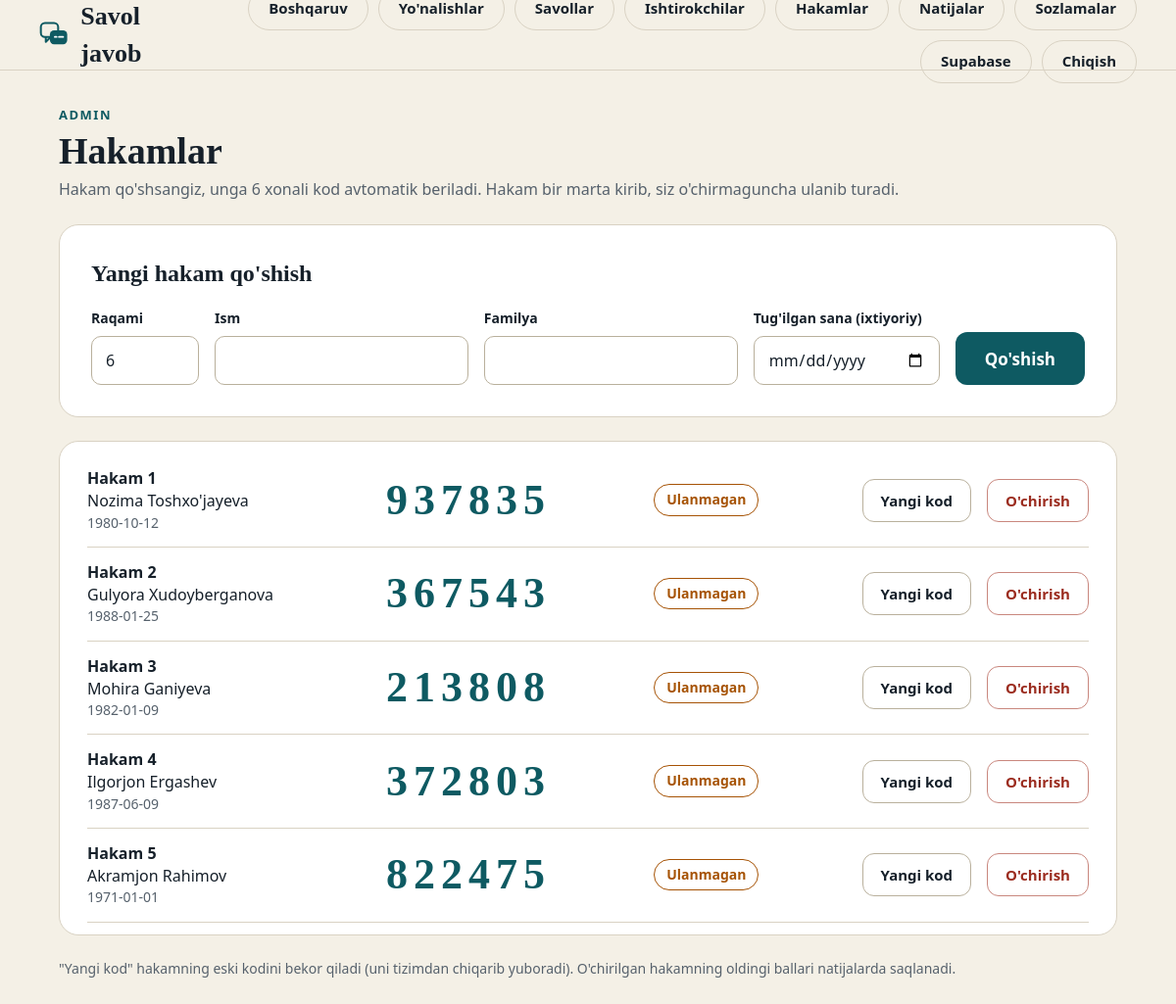
Screenshot of /admin/hakamlar (signed in) with the database file from the repository.
### tables this page shows
CREATE TABLE judges(
  id INTEGER PRIMARY KEY AUTOINCREMENT, num INTEGER UNIQUE, ism TEXT, familya TEXT,
  tugilgan TEXT, code TEXT UNIQUE, last_seen REAL DEFAULT 0);

### app.py (the view, shortened to what this page needs)
@app.route("/admin/hakamlar", methods=["GET", "POST"])
def admin_judges():
    admin_only()
    now = time.time()
    rows = [{"j": r, "online": now - (r["last_seen"] or 0) < 8}
            for r in q("SELECT * FROM judges ORDER BY num")]
    nxt = 1
    used = {r["j"]["num"] for r in rows}
    while nxt in used:
        nxt += 1
    return render_template("admin_judges.html", rows=rows, next_num=nxt)

### app.py (called while the page is built)
@app.context_processor
def _inject_use_pg():
    return {"use_pg": USE_PG}

def db():
    if "db" not in g:
        if USE_PG:
            g.db = PG_POOL.getconn()
        else:
            g.db = sqlite3.connect(DB_PATH, timeout=10)
            g.db.row_factory = sqlite3.Row
    return g.db

def q(sql, args=(), one=False):
    conn = db()
    if USE_PG:
        cur = conn.cursor(cursor_factory=psycopg2.extras.RealDictCursor)
        cur.execute(_adapt(sql), args)
        rows = cur.fetchall()
        cur.close()
    else:
        rows = conn.execute(sql, args).fetchall()
    return (rows[0] if rows else None) if one else rows

def admin_only():
    if not session.get("admin"):
        abort(redirect(url_for("admin_login")))

### templates/admin_judges.html (shortened to what this page needs)
{% extends "base.html" %}
{% block nav %}{% include "_admin_nav.html" %}{% endblock %}
{% block body %}
<div class="stack" style="gap:24px">
  <div><div class="eyebrow">Admin</div><h1 style="font-size:38px">Hakamlar</h1>
    <div class="muted">Hakam qo'shsangiz, unga 6 xonali kod avtomatik beriladi. Hakam bir marta kirib, siz o'chirmaguncha ulanib turadi.</div></div>
  <form method="post" class="card stack">
    <h2 style="font-size:24px">Yangi hakam qo'shish</h2>
    <div class="row" style="align-items:flex-end;flex-wrap:wrap">
      <div style="width:110px"><label for="num">Raqami</label><input id="num" name="num" type="number" min="1" value="{{ next_num }}" required></div>
      <div style="flex:1;min-width:160px"><label for="ism">Ism</label><input id="ism" name="ism" required></div>
      <div style="flex:1;min-width:160px"><label for="fam">Familya</label><input id="fam" name="familya" required></div>
      <div style="width:190px"><label for="tug">Tug'ilgan sana (ixtiyoriy)</label><input id="tug" name="tugilgan" type="date"></div>
      <button class="btn" type="submit">Qo'shish</button>
    </div>
  </form>
  <div class="card" style="padding:12px 28px">
    {% for x in rows %}{% set j = x.j %}
    <div class="row" style="justify-content:space-between;padding:14px 0;border-bottom:1px solid var(--line);flex-wrap:wrap">
      <div style="min-width:200px"><b>Hakam {{ j.num }}</b><div>{{ j.ism }} {{ j.familya }}</div>{% if j.tugilgan %}<div class="muted" style="font-size:14px">{{ j.tugilgan }}</div>{% endif %}</div>
      <span class="code">{{ j.code }}</span>
      <span class="badge {% if x.online %}ok{% else %}wait{% endif %}">{% if x.online %}Ulangan{% else %}Ulanmagan{% endif %}</span>
      <div class="row">
        <form method="post" action="{{ url_for('admin_judge_renew', jid=j.id) }}" onsubmit="return confirm('Hakam {{ j.num }} chiqarib yuboriladi va unga yangi kod beriladi. Davom etasizmi?')"><button class="btn ghost sm" type="submit">Yangi kod</button></form>
        <form method="post" action="{{ url_for('admin_judge_delete', jid=j.id) }}" onsubmit="return confirm('Hakam {{ j.num }} o\'chiriladi. Davom etasizmi?')"><button class="btn danger sm" type="submit">O'chirish</button></form>
      </div>
    </div>
    {% else %}<p class="muted">Hali hakam yo'q. Yuqoridan qo'shing.</p>{% endfor %}
  </div>
  <div class="muted" style="font-size:14px">"Yangi kod" hakamning eski kodini bekor qiladi (uni tizimdan chiqarib yuboradi). O'chirilgan hakamning oldingi ballari natijalarda saqlanadi.</div>
</div>
{% endblock %}

### static/style.css (style rules this page uses)
:root { --ink:#16202A;--mut:#56616C;--acc:#0E5A62;--tint:#DCEBEA;--line:#D9D2C3;--bg:#F4F0E6;--amb:#A65305;--bd:#B9B09C }
* { box-sizing:border-box }
body { margin:0;background:var(--bg);color:var(--ink);font-family:system-ui,-apple-system,"Segoe UI",sans-serif;font-size:16px;line-height:1.45 }
h1,h2,h3,.disp { font-family:Georgia,"Times New Roman",serif;font-weight:600;margin:0 }
.card { background:#fff;border:1px solid var(--line);border-radius:20px;padding:32px }
.row { display:flex;gap:16px;align-items:center }
.stack { display:flex;flex-direction:column;gap:18px }
label { display:block;font-size:14px;font-weight:600;margin-bottom:8px }
input,select,textarea { width:100%;height:50px;border:1px solid var(--bd);border-radius:10px;padding:0 14px;font-size:16px;font-family:inherit;color:var(--ink);background:#fff }
.btn { display:inline-flex;align-items:center;justify-content:center;gap:10px;height:54px;padding:0 30px;border-radius:12px;background:var(--acc);color:#fff;border:none;font-size:17px;font-weight:600;cursor:pointer;text-decoration:none;font-family:inherit }
.btn.ghost { background:transparent;color:var(--ink);border:1px solid var(--bd) }
.btn.danger { background:transparent;color:#9B2C1F;border:1px solid #C9877E }
.btn.sm { height:44px;padding:0 18px;font-size:15px }
.eyebrow { font-size:13px;font-weight:600;letter-spacing:1.5px;text-transform:uppercase;color:var(--acc) }
.muted { color:var(--mut) }
.badge { display:inline-flex;align-items:center;gap:6px;font-size:14px;font-weight:600;padding:5px 12px;border-radius:16px }
.badge.wait { border:1px solid var(--amb);color:var(--amb) }
.code { font-family:Georgia,serif;font-size:44px;letter-spacing:6px;font-weight:600;color:var(--acc) }

### rows the page displays
judges: num "1", ism "Nozima", familya "Toshxo'jayeva", tugilgan "1980-10-12", code "937835"
judges: num "2", ism "Gulyora", familya "Xudoyberganova", tugilgan "1988-01-25", code "367543"
judges: num "3", ism "Mohira", familya "Ganiyeva", tugilgan "1982-01-09", code "213808"
judges: num "4", ism "Ilgorjon", familya "Ergashev", tugilgan "1987-06-09", code "372803"
judges: num "5", ism "Akramjon", familya "Rahimov", tugilgan "1971-01-01", code "822475"
